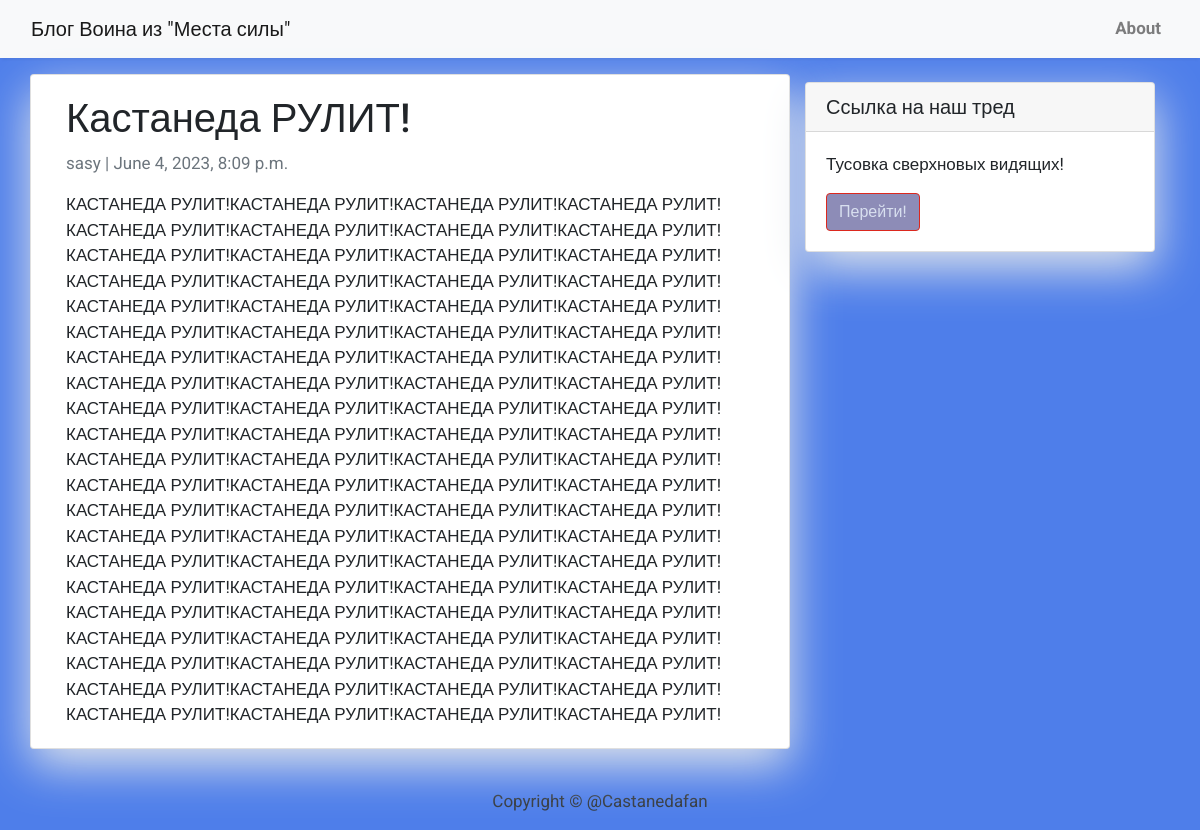
Page /kastaneda-rulit/ on the committed database.
### blog/models.py (models this page shows, shortened)
class Post(models.Model):
    title = models.CharField(max_length=200, unique=True)
    slug = models.SlugField(max_length=200, unique=True)
    author = models.ForeignKey(User, on_delete= models.CASCADE,related_name='blog_posts')
    updated_on = models.DateTimeField(auto_now= True)
    content = models.TextField()
    created_on = models.DateTimeField(auto_now_add=True)
    status = models.IntegerField(choices=STATUS, default=0)
    class Meta:
        ordering = ['-created_on']

### blog/views.py (the view)
# urls.py: path('<slug:slug>/', views.PostDetail.as_view(), name='post_detail'),
class PostDetail(generic.DetailView):
    model = Post
    template_name = 'post_detail.html'

### templates/post_detail.html
{% extends 'base.html' %} {% block content %}
<div class="container">
  <div class="row">
    <div class="col-md-8 card mb-4  mt-3 left  top">
      <div class="card-body">
        <h1>{% block title %} {{ object.title }} {% endblock title %}</h1>
        <p class=" text-muted">{{ post.author }} | {{ post.created_on }}</p>
        <p class="card-text ">{{ object.content | safe }}</p>
      </div>
    </div>
    {% block sidebar %} {% include 'sidebar.html' %} {% endblock sidebar %}
  </div>
</div>
{% endblock content %}

### templates/base.html (style rules this page uses)
body { font-family: "Roboto", sans-serif; font-size: 17px; background-color: #4e7eea; }

### templates/sidebar.html (style rules this page uses)
.card { box-shadow: 0 16px 48px #E3E7EB; }

### rows in the picture
Post: title "Кастанеда РУЛИТ!", author "sasy", created_on "June 4, 2023, 8:09 p.m.", content "КАСТАНЕДА РУЛИТ!КАСТАНЕДА РУЛИТ!КАСТАНЕДА РУЛИТ!КАСТАНЕДА РУЛИТ!КАСТАНЕДА РУЛИТ!КАСТАНЕДА РУЛИТ!КАСТАНЕДА РУЛИТ!КАСТАНЕДА РУЛИТ!КАСТАНЕДА РУЛИТ!КАСТАНЕДА РУЛИТ!КАСТАНЕДА РУЛИТ!КАСТАНЕДА РУЛИТ!КАСТАНЕДА РУЛИТ!КАСТАНЕДА РУЛИТ!КАСТАНЕДА РУЛИТ!КАСТАНЕДА РУЛИТ!КАСТАНЕДА РУЛИТ!КАСТАНЕДА РУЛИТ!КАСТАНЕДА РУЛИТ!КАСТАНЕДА РУЛИТ!КАСТАНЕДА РУЛИТ!КАСТАНЕДА РУЛИТ!КАСТАНЕДА РУЛИТ!КАСТАНЕДА РУЛИТ!КАСТАНЕДА РУЛИТ!КАСТАНЕДА РУЛИТ!КАСТАНЕДА РУЛИТ!КАСТАНЕДА РУЛИТ!КАСТАНЕДА РУЛИТ!КАСТАНЕДА РУЛИТ!КАСТАНЕДА РУЛИТ!КАСТАНЕДА РУЛИТ!КАСТАНЕДА РУЛИТ!КАСТАНЕДА РУЛИТ!КАСТАНЕДА РУЛИТ!КАСТАНЕДА РУЛИТ!КАСТАНЕДА РУЛИТ!КАСТАНЕДА РУЛИТ!КАСТАНЕДА РУЛИТ!КАСТАНЕДА РУЛИТ!КАСТАНЕДА РУЛИТ!КАСТАНЕДА РУЛИТ!КАСТАНЕДА РУЛИТ!КАСТАНЕДА…"
